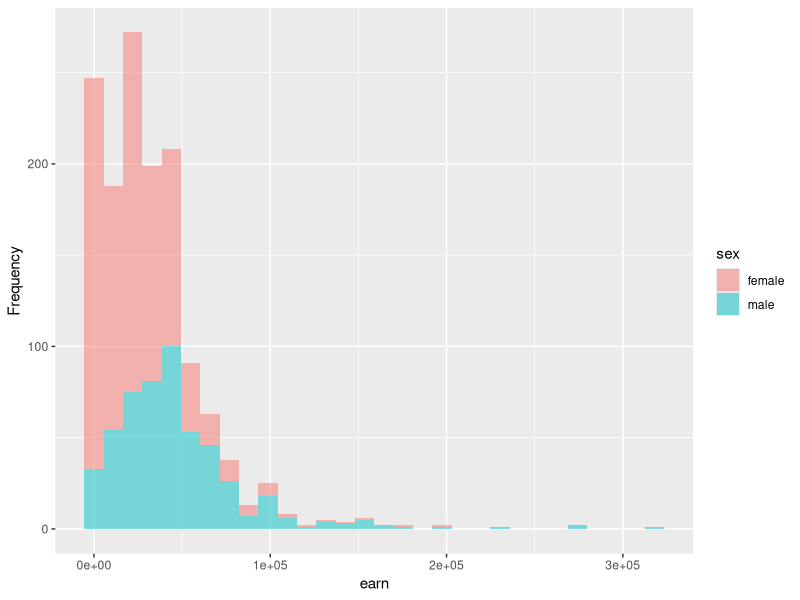
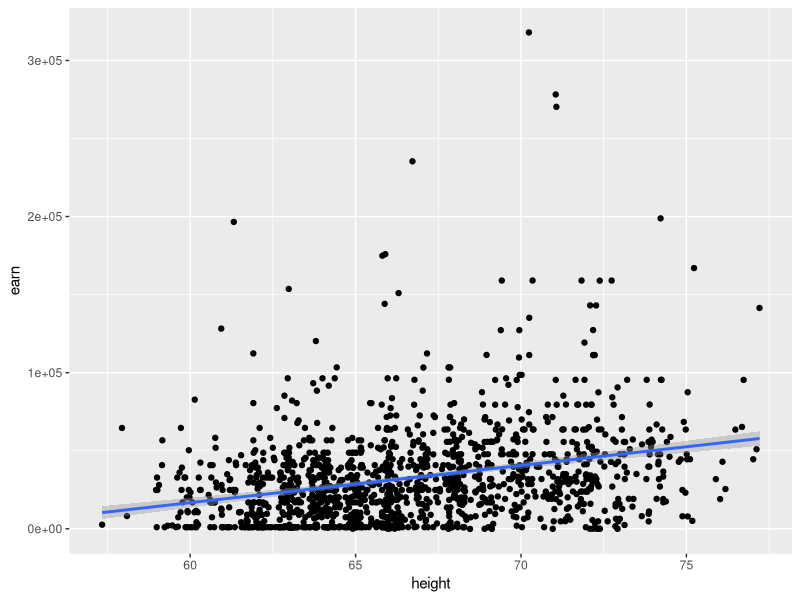

These figures' R source, in order: (Note: this script raises an error after producing the figures.)
## ---- chunk 1
library(tidyverse)
wages <- read_csv("./demo_data/wages.csv")

wages %>%
  head()
## ---- chunk 2
wages %>% glimpse()
## ---- chunk 3
# 如何检查数据是否有缺失值？
wages %>%
  summarise(
    earn_na   = sum(is.na(earn)),
    height_na = sum(is.na(height)),
    sex_na    = sum(is.na(sex)),
    race_na   = sum(is.na(race)),
    edu_na    = sum(is.na(edu)),
    age_na    = sum(is.na(age))
  )
## ---- chunk 4
wages %>%
  summarise(
    across(everything(), ~ sum(is.na(.x)))
  ) %>% 
  pivot_longer(
    cols = everything()
  )
## ---- chunk 5
wages %>% count(sex)
## ---- chunk 6
wages %>%
  group_by(sex) %>%
  summarise(
    n = n(),
    mean_height = mean(height),
    mean_earn = mean(earn)
  )
## ---- chunk 7
wages %>%
  ggplot(aes(x = earn, fill = sex)) + 
  geom_histogram(alpha = 0.5) + 
  labs(x = "earn", y = "Frequency" ) 
## ---- chunk 8
wages %>%
  ggplot(aes(x = height, y = earn)) +
  geom_point() +
  geom_smooth(method = "lm")
## ---- chunk 9
knitr::include_graphics("images/best_fit.png")
## ---- chunk 10
mod1 <- lm(
  formula = earn ~ height,
  data = wages
)
## ---- chunk 11
print(mod1)
## ---- chunk 12
summary(mod1)
## ---- chunk 13
knitr::include_graphics("images/lm_summary.png")
## ---- chunk 14
resid(mod1) %>% 
  quantile()
## ---- chunk 15
coef(mod1)
## ---- chunk 16
confint(mod1, level = 0.95)
## ---- chunk 17
knitr::include_graphics(path = "images/jhudsl/standard_error.png")
## ---- chunk 18
summary(mod1)$r.squared
summary(mod1)$adj.r.squared
## ---- chunk 19
summary(mod1)$sigma
## ---- chunk 20
wages %>%
  ggplot(aes(x = height, y = earn)) +
  geom_point(alpha = 0.25) +
  geom_smooth(method = "lm", se = FALSE)
